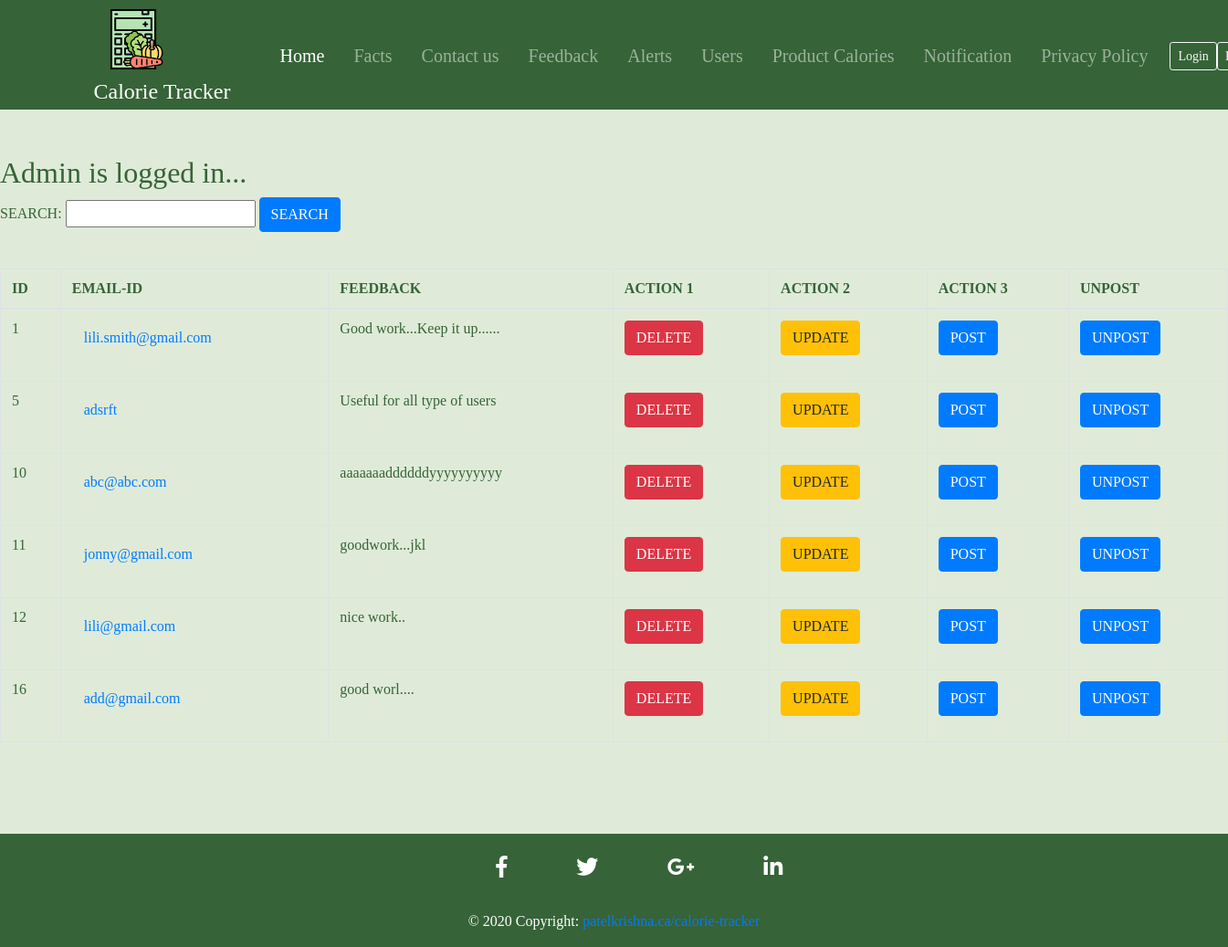
The page /admin/feedback_admin.php on the database its author committed.
### tables this page shows
CREATE TABLE `feedback` (
  `id` int(11) NOT NULL,
  `email` varchar(100) NOT NULL,
  `description` varchar(255) NOT NULL,
  `status` varchar(20) NOT NULL
);

### classes/feedback.php (called while the page is built, shortened)
<?php
class Feedback{
    private $dbconn;
    public function __construct($dbconn)
    {
        $this->dbconn=$dbconn;
    }
    public function listfeedback(){
        $sql = "select * from feedback";
        $pdostm = $this->dbconn->prepare($sql);
        $pdostm->execute();
        $feedback = $pdostm->fetchAll(PDO::FETCH_OBJ);
        return $feedback;
    }
}
?>

### admin/feedback_admin.php (the view, shortened to what this page needs)
<?php
    require '../includes/admin_header.php';
    require '../includes/Database.php';
    require '../classes/feedback.php';
    $dbconn = Database::getDatabase();
    $f = new Feedback($dbconn);
    $feedback = $f->listfeedback();
?>
<main>
    <h2>Admin is logged in...</h2>
    <form action="feedback_admin_search.php" method="post">
        <label for="emailsearch">SEARCH:</label>
        <input type="text" id="emailsearch" name="emailsearch" value="<?php
        if(isset($emailsearch)){
            echo $emailsearch;
        }
        ?>"/>
        <button type="submit" class="btn btn-primary" name="searchbtn">SEARCH</button>
    </form><br/>
    <table class="table table-bordered">
        <thead>
        <tr>
            <th scope="col">ID</th>
            <th scope="col">EMAIL-ID</th>
            <th scope="col">FEEDBACK</th>
            <th scope="col">ACTION 1</th>
            <th scope="col">ACTION 2</th>
            <th scope="col">ACTION 3</th>
            <th scope="col">UNPOST</th>
        </tr>
        </thead>
        <tbody>
            <?php foreach($feedback as $f){?>
            <tr>
                <td><?= $f->id;?></td>
                <td>
                    <form action="feedback_admin_search.php" method="post">
                        <button type="submit" class="btn btn-link" name="searchbtn"><?= $f->email;?></button>
                    </form>
                </td>
                <td><?= $f->description;?></td>
                <td>
                    <form action="" method="post">
                        <button type="submit" class="btn btn-danger" name="delete">DELETE</button>
                    </form>
                </td>
                <td>
                    <form action="feedback_admin_update.php" method="post">
                        <button type="submit" class="btn btn-warning" name="update">UPDATE</button>
                    </form>
                </td>
                <td>
                    <form action="" method="post">
                        <button type="submit" class="btn btn-primary" name="postbtn">POST</button>
                    </form>
                </td>
                <td>
                    <form action="" method="post">
                        <button type="submit" class="btn btn-primary" name="unpostbtn">UNPOST</button>
                    </form>
                </td>
            </tr>
            <?php }?>
        </tbody>
    </table>
</main>
<?php require '../includes/footer.php';?>

### style/main.css (style rules this page uses)
body { font-family:calibri; background: #dfebd8; color: #366337; }
main { margin: auto; }

### rows shown on the page
feedback: id "1", email "lili.smith@gmail.com", description "Good work...Keep it up......"
feedback: id "5", email "adsrft", description "Useful for all type of users"
feedback: id "10", email "abc@abc.com", description "aaaaaaaddddddyyyyyyyyyy"
feedback: id "11", email "jonny@gmail.com", description "goodwork...jkl"
feedback: id "12", email "lili@gmail.com", description "nice work.."
feedback: id "16", email "add@gmail.com", description "good worl...."
